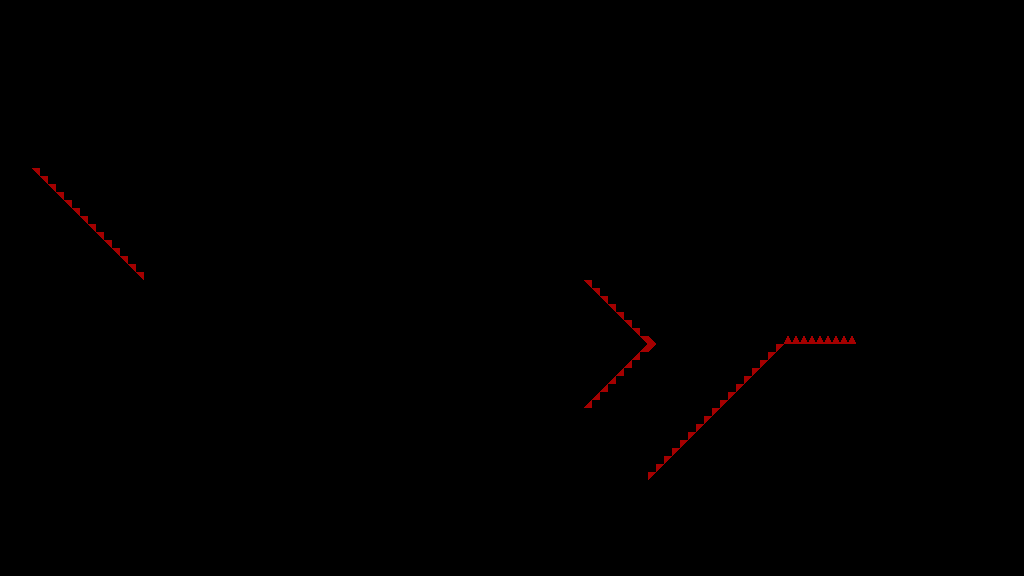

A level layout from a 2D game, rendered from its tile map. Below: a short description, then the map file with tile-grid data replaced by summaries:
An orthogonal 128x72 tile map with 8x8 px tiles, 1 tile layer (T_Spikes) and 18 objects.

<map version="1.4" tiledversion="1.4.3" orientation="orthogonal" renderorder="right-down" width="128" height="72" tilewidth="8" tileheight="8" infinite="0" nextlayerid="8" nextobjectid="1045">
 <tileset firstgid="1" source="../../../Sprites/Tiles/DEV/flat/T_spr_nv_flat_0.tsx" />
 <layer id="1" name="T_Spikes" width="128" height="72">
  <data>[9216 cells, 58 non-empty, 2 distinct tile ids]</data>
 </layer>
 <objectgroup id="2" name="C_Solid">
  <object id="1024" x="112" y="104">
   <polygon points="0,0 96,0 96,96" />
  </object>
  <object id="1025" x="208" y="32" width="816" height="168" />
  <object id="1026" x="0" y="0" width="312" height="32" />
  <object id="1027" x="0" y="32" width="32" height="248" />
  <object id="1028" x="32" y="168">
   <polygon points="0,0 112,112 0,112" />
  </object>
  <object id="1029" x="0" y="280" width="408" height="32" />
  <object id="1030" x="408" y="280" width="176" height="128" />
  <object id="1032" x="648" y="480">
   <polygon points="0,0 136,-136 136,0" />
  </object>
  <object id="1034" x="584" y="280">
   <polygon points="0,0 64,64 0,64" />
  </object>
  <object id="1036" x="784" y="344" width="72" height="32" />
  <object id="1037" x="856" y="344">
   <polygon points="0,0 64,-64 64,0" />
  </object>
  <object id="1038" x="408" y="480" width="376" height="64" />
  <object id="1040" x="920" y="280" width="104" height="32" />
  <object id="1041" x="584" y="344">
   <polygon points="0,0 0,64 64,0" />
  </object>
  <object id="1042" x="720" y="200">
   <polygon points="0,0 64,0 64,64" />
  </object>
  <object id="1043" x="864" y="200">
   <polygon points="0,0 0,64 64,0" />
  </object>
  <object id="1044" x="784" y="200" width="80" height="64" />
 </objectgroup>
 <objectgroup id="3" name="C_Balls">
  <object id="1039" x="216" y="248" width="8" height="8" />
 </objectgroup>
 <objectgroup id="4" name="C_Orbs" />
 <objectgroup id="7" name="C_Spikes" />
</map>
